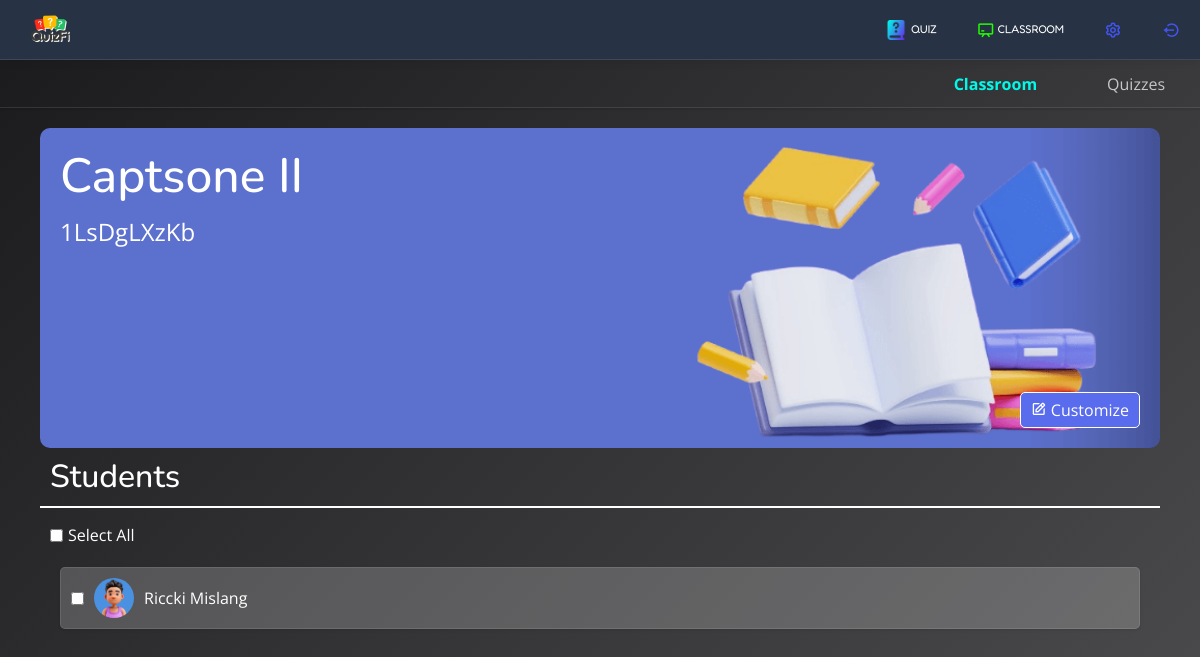
The page /educator/view_classroom.php?roomId=1 (signed in) on the database its author committed.
### tables this page shows
CREATE TABLE IF NOT EXISTS `classroom` (
  `classroom_id` int NOT NULL AUTO_INCREMENT,
  `user_id` int NOT NULL,
  `classroom_code` varchar(255) DEFAULT NULL,
  `classroom_name` varchar(255) NOT NULL,
  `classroom_desc` text NOT NULL,
  `profile_path` text,
  PRIMARY KEY (`classroom_id`),
  KEY `user_id` (`user_id`)
);

CREATE TABLE IF NOT EXISTS `student_classroom` (
  `student_classroom_id` int NOT NULL AUTO_INCREMENT,
  `classroom_id` int NOT NULL,
  `student_id` int NOT NULL,
  PRIMARY KEY (`student_classroom_id`),
  KEY `student_id` (`student_id`),
  KEY `classroom_id` (`classroom_id`)
);

CREATE TABLE IF NOT EXISTS `students` (
  `student_id` int NOT NULL AUTO_INCREMENT,
  `user_id` int NOT NULL,
  `lastname` varchar(255) NOT NULL,
  `firstname` varchar(255) NOT NULL,
  `year` varchar(255) NOT NULL,
  `department` varchar(255) NOT NULL,
  `score` int NOT NULL DEFAULT '0',
  `duration` int NOT NULL DEFAULT '0',
  `status` enum('active','inactive') NOT NULL DEFAULT 'inactive',
  `start_time` timestamp NOT NULL,
  `ranking_id` int DEFAULT NULL,
  `ip_address` varchar(255) DEFAULT NULL,
  `profile_path` text,
  `id_photo` varchar(255) NOT NULL,
  PRIMARY KEY (`student_id`),
  UNIQUE KEY `ranking_id` (`ranking_id`),
  KEY `user_id` (`user_id`)
);

### educator/view_classroom.php (the view, shortened to what this page needs)
<?php
include_once 'includes/header.php';
include_once 'includes/session.php';
?>
<link rel="stylesheet" href="css/view_classroom.css">
<body>
    <header id="header" class="header">
        <?php include_once 'includes/nav-top.php' ?>
    </header>
    <main id="main" class="main">
        <div class="top-bar">
            <div class="menu-nav">
                <ul>
                    <li><a href="#" class="active" id="room">Classroom</a></li>
                    <li><a href="#" id="quizzes">Quizzes</a></li>
                </ul>
            </div>
        </div>
        <div class="content">
            <?php
            $classroom_id = isset($_GET['roomId']) ? (int) $_GET['roomId'] : 0;
            $rQuery = $conn->prepare("SELECT profile_path, classroom_name, classroom_code FROM classroom WHERE classroom_id = ?");
            $rQuery->bind_param("i", $classroom_id);
            $rQuery->execute();
            $rResult = $rQuery->get_result();
            $rRow = $rResult->fetch_assoc();
            $roomName = $rRow['classroom_name'];
            $roomCode = $rRow['classroom_code'];
            $roomBg = $rRow['profile_path'];
            ?>
            <div class="classroom-content">
                <div class="info-container" style="background-image: url('<?php echo ($roomBg) ? $roomBg : 'assets/classroom-bg/general-bg.png'; ?>');">
                    <div class="room-title">
                        <h1><?= htmlspecialchars($roomName) ?></h1>
                        <div class="subtitle">
                            <span><?= htmlspecialchars($roomCode) ?></span>
                        </div>
                    </div>
                    <button type="button" id="change_background_wallpaper" class="btn btn-primary change-background">
                        <i class="bx bx-edit"></i>
                        Customize
                    </button>
                </div>
                <div class="student-container">
                    <div class="student-title">
                        <h1>Students</h1>
                    </div>
                    <div class="button-group">
                        <div class="form-group">
                            <input type="checkbox" id="select-all-checkbox">
                            <label for="select-all-checkbox">Select All</label>
                        </div>
                    </div>
                    <?php
                    $classroom_id = isset($_GET['roomId']) ? (int) $_GET['roomId'] : 0;
                    $listQuery = $conn->prepare("
                                            SELECT sc.student_id AS student_id, s.profile_path AS profile_path, s.firstname AS firstname, s.lastname AS lastname
                                            FROM student_classroom sc
                                            LEFT JOIN students s ON sc.student_id = s.student_id
                                            WHERE sc.classroom_id = ?
                                        ");
                    $listQuery->bind_param("i", $classroom_id);
                    $listQuery->execute();
                    $listResult = $listQuery->get_result();
                    ?>
                    <div class="student-list">
                        <?php while ($listrow = $listResult->fetch_assoc()): ?>
                            <div class="student-item" data-student-id="<?= htmlspecialchars($listrow['student_id']); ?>">
                                <div class="student-info">
                                    <input type="checkbox" class="student-checkbox">
                                    <img src="<?php echo $listrow ? ($listrow['profile_path'] ?? 'assets/avatars/no-profile.jpg') : 'assets/avatars/no-profile.jpg'; ?>"
                                        alt="Student Profile" class="student-profile">
                                    <span class="student-name"><?= htmlspecialchars($listrow['firstname'] . ' ' . $listrow['lastname']); ?></span>
                                </div>
                            </div>
                        <?php endwhile; ?>
                    </div>
                </div>
            </div>
        </div>
    </main>
</body>

### educator/css/style.css (style rules this page uses)
* { margin: 0; padding: 0; box-sizing: border-box; }
body { background: var(--background); font-family: "Open Sans", sans-serif; color: #444444; }
a { color: #4154f1; text-decoration: none; }
h1, h2, h3, h4, h5, h6 { font-family: "Nunito", sans-serif; }
.btn-primary { background-color: #586ced !important; }
#main { margin-top: 60px; padding: 20px 30px; transition: all 0.3s; }
.header { position: fixed; top: 0; right: 0; left: 0; display: flex; align-items: center; transition: all 0.5s; z-index: 997; height: 60px; box-shadow: 0px 0px 10px rgba(0, 0, 0, 0.1); border-bottom: 1px solid rgb(255, 255, 255, 0.1); background-color: #273345; padding-left: 20px; }

### educator/css/view_classroom.css (style rules this page uses)
.main { padding: 0 !important; background-color: var(--background); height: 100%; }
.top-bar { border-bottom: solid 1px rgb(255, 255, 255, 0.1); position: relative; background-color: var(--background); width: 100%; height: 6vh; box-shadow: 0px 2px 2px rgba(0, 0, 0, 0.1); overflow: hidden; z-index: 1; display: flex; align-items: center; }
.menu-nav { display: flex; flex-direction: row; max-width: 600px; z-index: 2; margin-left: auto; }
.menu-nav ul { list-style: none; padding: 0; margin: 0; display: flex; }
.menu-nav li { position: relative; padding: 10px; margin: 0 10px; transition: all var(--transition-duration) var(--transition-timing-function); border-radius: 10px 10px 0 0; }
.menu-nav a { text-decoration: none; color: var(--text-color-secondary); padding: 10px 15px; border-radius: 5px; transition: all var(--transition-duration) var(--transition-timing-function); }
.menu-nav a.active { color: #00f9e9; font-weight: bold; }
.content { max-width: 1200px; display: flex; flex-direction: column; position: relative; padding: 20px 40px; margin: 0 auto; }
.classroom-content, .quiz-content { position: absolute; width: 100%; top: 0; left: 0; opacity: 0; transform: translateY(10px); transition: opacity 0.5s ease, transform 0.5s ease; pointer-events: none; visibility: hidden; }
.classroom-content.active, .quiz-content.active { opacity: 1; transform: translateY(0); pointer-events: auto; visibility: visible; position: relative; }
.info-container { position: relative; background-color: var(--alt-background); background-repeat: no-repeat; background-size: 100%; background-position: center; position: relative; min-height: 40vh; border-radius: 10px; padding: 20px; overflow: hidden; }
.room-title { position: relative; color: var(--text-color); line-height: 1.5; }
.room-title h1 { font-size: 3em; }
.subtitle { display: flex; flex-direction: column; font-size: 1.5em; color: var(--text-subtitle-white); }
.change-background { position: absolute; bottom: 20; right: 20; padding: 5px 10px; border-radius: 5px !important; border: 1px solid white; }
.student-container { position: relative; height: auto; border-radius: 10px; overflow: hidden; }
.student-title h1 { color: var(--text-color); font-size: 2rem; margin: 0; padding: 10px; border-bottom: solid 2px #fff; }
.button-group { display: flex; flex-direction: row; align-items: center; gap: 20px; padding: 15px 10px 0 10px; }
.form-group { display: flex; justify-content: center; align-items: center; gap: 5px; }
.form-group label { color: #fff; }
.student-list { height: auto; min-height: 150px; padding: 20px; }
.student-item { display: flex; align-items: center; justify-content: space-between; background: rgba(255, 255, 255, 0.2); border-radius: 5px; padding: 10px; margin-bottom: 10px; box-shadow: 0 1px 3px rgba(0, 0, 0, 0.1); border: solid 1px rgb(255, 255, 255, 0.1); }
.student-info { display: flex; align-items: center; }
.student-checkbox { margin-right: 10px; }
.student-profile { width: 40px; height: 40px; border-radius: 50%; object-fit: cover; margin-right: 10px; }
.student-name { font-size: 1rem; color: var(--text-color); }

### rows shown on the page
classroom: classroom_name "Captsone II", classroom_code "1LsDgLXzKb"
student_classroom: student.profile_path (picture), student.lastname "Riccki Mislang"
